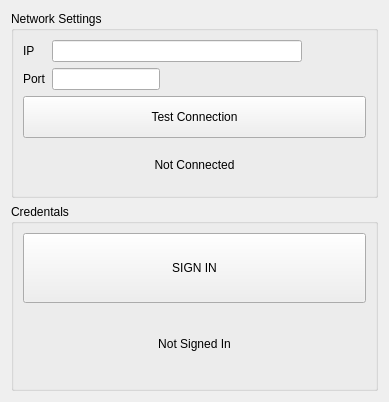
<?xml version="1.0" encoding="UTF-8"?>
<ui version="4.0">
 <class>Form</class>
 <widget class="QWidget" name="Form">
  <property name="geometry">
   <rect>
    <x>0</x>
    <y>0</y>
    <width>389</width>
    <height>402</height>
   </rect>
  </property>
  <property name="windowTitle">
   <string>Form</string>
  </property>
  <layout class="QGridLayout" name="gridLayout_3">
   <item row="0" column="0">
    <widget class="QGroupBox" name="groupBox">
     <property name="sizePolicy">
      <sizepolicy hsizetype="Preferred" vsizetype="Expanding">
       <horstretch>0</horstretch>
       <verstretch>0</verstretch>
      </sizepolicy>
     </property>
     <property name="maximumSize">
      <size>
       <width>600</width>
       <height>300</height>
      </size>
     </property>
     <property name="title">
      <string>Network Settings</string>
     </property>
     <layout class="QGridLayout" name="gridLayout">
      <item row="2" column="0">
       <widget class="QLabel" name="label_2">
        <property name="sizePolicy">
         <sizepolicy hsizetype="Fixed" vsizetype="Preferred">
          <horstretch>0</horstretch>
          <verstretch>0</verstretch>
         </sizepolicy>
        </property>
        <property name="text">
         <string>Port</string>
        </property>
       </widget>
      </item>
      <item row="0" column="0">
       <widget class="QLabel" name="label">
        <property name="sizePolicy">
         <sizepolicy hsizetype="Fixed" vsizetype="Preferred">
          <horstretch>0</horstretch>
          <verstretch>0</verstretch>
         </sizepolicy>
        </property>
        <property name="text">
         <string>IP</string>
        </property>
       </widget>
      </item>
      <item row="2" column="1" alignment="Qt::AlignmentFlag::AlignLeft">
       <widget class="QLineEdit" name="lineEdit_2">
        <property name="sizePolicy">
         <sizepolicy hsizetype="Fixed" vsizetype="Fixed">
          <horstretch>0</horstretch>
          <verstretch>0</verstretch>
         </sizepolicy>
        </property>
        <property name="minimumSize">
         <size>
          <width>0</width>
          <height>0</height>
         </size>
        </property>
        <property name="maximumSize">
         <size>
          <width>16777215</width>
          <height>16777215</height>
         </size>
        </property>
       </widget>
      </item>
      <item row="0" column="1">
       <widget class="QLineEdit" name="lineEdit">
        <property name="maximumSize">
         <size>
          <width>250</width>
          <height>16777215</height>
         </size>
        </property>
       </widget>
      </item>
      <item row="0" column="2">
       <spacer name="horizontalSpacer">
        <property name="orientation">
         <enum>Qt::Orientation::Horizontal</enum>
        </property>
        <property name="sizeType">
         <enum>QSizePolicy::Policy::Preferred</enum>
        </property>
        <property name="sizeHint" stdset="0">
         <size>
          <width>0</width>
          <height>20</height>
         </size>
        </property>
       </spacer>
      </item>
      <item row="3" column="0" colspan="3">
       <widget class="QPushButton" name="pushButton">
        <property name="sizePolicy">
         <sizepolicy hsizetype="Minimum" vsizetype="Preferred">
          <horstretch>0</horstretch>
          <verstretch>0</verstretch>
         </sizepolicy>
        </property>
        <property name="text">
         <string>Test Connection</string>
        </property>
       </widget>
      </item>
      <item row="4" column="0" colspan="3">
       <widget class="QLabel" name="label_3">
        <property name="text">
         <string>Not Connected</string>
        </property>
        <property name="alignment">
         <set>Qt::AlignmentFlag::AlignCenter</set>
        </property>
       </widget>
      </item>
     </layout>
    </widget>
   </item>
   <item row="2" column="0">
    <spacer name="verticalSpacer">
     <property name="orientation">
      <enum>Qt::Orientation::Vertical</enum>
     </property>
     <property name="sizeType">
      <enum>QSizePolicy::Policy::Minimum</enum>
     </property>
     <property name="sizeHint" stdset="0">
      <size>
       <width>20</width>
       <height>0</height>
      </size>
     </property>
    </spacer>
   </item>
   <item row="1" column="0">
    <widget class="QGroupBox" name="groupBox_2">
     <property name="sizePolicy">
      <sizepolicy hsizetype="Expanding" vsizetype="Expanding">
       <horstretch>0</horstretch>
       <verstretch>0</verstretch>
      </sizepolicy>
     </property>
     <property name="maximumSize">
      <size>
       <width>600</width>
       <height>250</height>
      </size>
     </property>
     <property name="title">
      <string>Credentals</string>
     </property>
     <layout class="QGridLayout" name="gridLayout_2">
      <item row="0" column="0">
       <widget class="QPushButton" name="pushButton_2">
        <property name="sizePolicy">
         <sizepolicy hsizetype="Minimum" vsizetype="Preferred">
          <horstretch>0</horstretch>
          <verstretch>0</verstretch>
         </sizepolicy>
        </property>
        <property name="text">
         <string>SIGN IN</string>
        </property>
       </widget>
      </item>
      <item row="1" column="0">
       <widget class="QLabel" name="label_4">
        <property name="text">
         <string>Not Signed In</string>
        </property>
        <property name="alignment">
         <set>Qt::AlignmentFlag::AlignCenter</set>
        </property>
       </widget>
      </item>
     </layout>
    </widget>
   </item>
   <item row="1" column="1">
    <spacer name="horizontalSpacer_2">
     <property name="orientation">
      <enum>Qt::Orientation::Horizontal</enum>
     </property>
     <property name="sizeType">
      <enum>QSizePolicy::Policy::Minimum</enum>
     </property>
     <property name="sizeHint" stdset="0">
      <size>
       <width>0</width>
       <height>20</height>
      </size>
     </property>
    </spacer>
   </item>
  </layout>
 </widget>
 <resources/>
 <connections/>
</ui>
